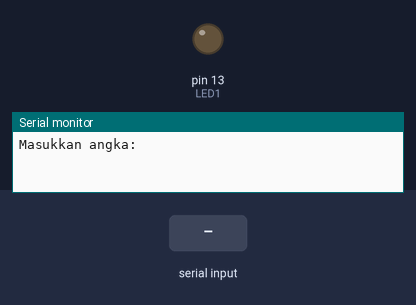
The sketch below on a simulated Arduino Uno, built with avr-gcc and run on an emulated ATmega328P. Parts: output pins drawn as LEDs (lit = HIGH), the last lines printed to the serial monitor. Dashed ring = blinking. The inputs (shaded band) are chosen by the test bench.

Above: at 1.2 s.
1.3 s: "90,45\n" received over Serial
At 1.49 s:
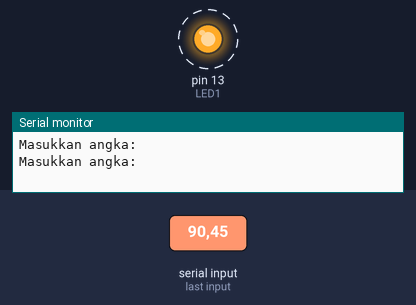
Timing chart, 0 to 4.3 s (numbered marks = the images above; inputs shaded):
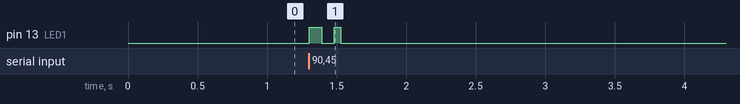

Measured:
- after the input at 1.3 s, pin 13 (LED1): alternates HIGH for 0.07 s and LOW for 0.09 s, 4 changes in all, then stays LOW, starting at once

The sketch:

4b.ino
```cpp
int serialInput=1000; //default delay 1000ms
const int LED1=13;

void setup() {
  pinMode(LED1,OUTPUT);
  Serial.begin(9600);
  Serial.println("Masukkan angka: ");
}

void loop() {
  if (Serial.available() > 0) {
    serialInput = Serial.parseInt();
    digitalWrite(LED1,HIGH);
    delay(serialInput);
    digitalWrite(LED1,LOW);
    delay(serialInput);
    Serial.println("Masukkan angka: ");
  }
}
```
